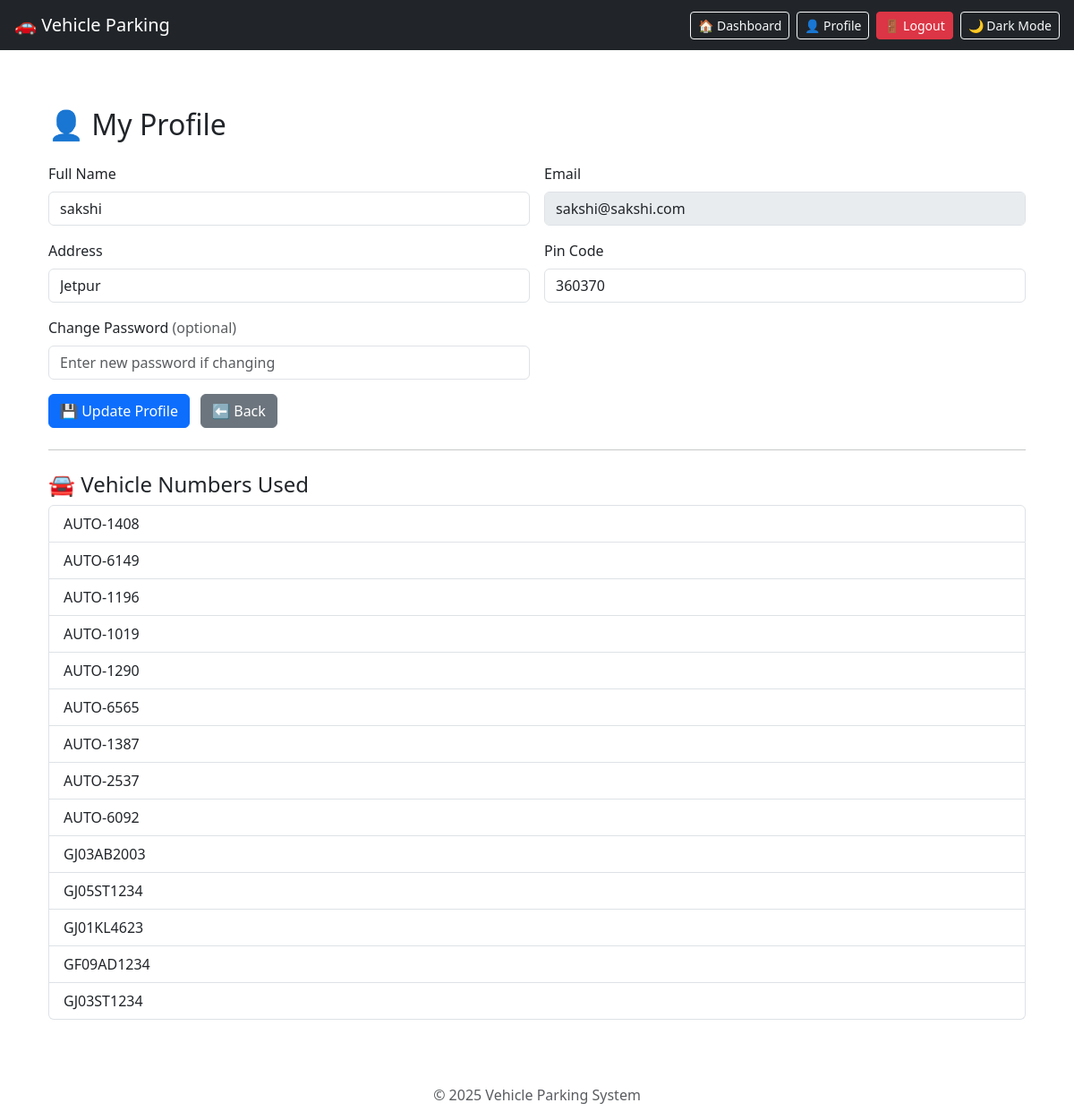
Screenshot of /profile (signed in) with the database file from the repository.
### tables this page shows
CREATE TABLE users (
            id INTEGER PRIMARY KEY AUTOINCREMENT,
            email TEXT UNIQUE NOT NULL,
            password TEXT NOT NULL,
            full_name TEXT NOT NULL,
            address TEXT,
            pin_code TEXT,
            role TEXT DEFAULT 'user'
        );

### app.py (the view, shortened to what this page needs)
@app.route('/profile', methods=['GET', 'POST'])
def profile():
    if 'id' not in session:
        return redirect(url_for('login'))
    conn = get_db_connection()
    user = conn.execute('SELECT * FROM users WHERE id = ?', (session['id'],)).fetchone()
    vehicles = conn.execute(
        'SELECT DISTINCT vehicle_number FROM parking_history WHERE user_id = ?',
        (session['id'],)
    ).fetchall()
    conn.close()
    return render_template('profile.html', user=user, vehicles=vehicles)

### app.py (called while the page is built)
def get_db_connection():
    conn = sqlite3.connect(DATABASE)
    conn.row_factory = sqlite3.Row
    return conn

### templates/profile.html (shortened to what this page needs)
{% extends "base.html" %}
{% block content %}
<div class="container mt-4">
  <h2 class="mb-4">👤 My Profile</h2>
  <form method="POST" class="row g-3">
    <div class="col-md-6">
      <label class="form-label">Full Name</label>
      <input type="text" name="full_name" class="form-control" value="{{ user.full_name }}" required>
    </div>
    <div class="col-md-6">
      <label class="form-label">Email</label>
      <input type="email" class="form-control" value="{{ user.email }}" disabled>
    </div>
    <div class="col-md-6">
      <label class="form-label">Address</label>
      <input type="text" name="address" class="form-control" value="{{ user.address }}">
    </div>
    <div class="col-md-6">
      <label class="form-label">Pin Code</label>
      <input type="text" name="pin_code" class="form-control" value="{{ user.pin_code }}">
    </div>
    <div class="col-md-6">
      <label class="form-label">Change Password <span class="text-muted">(optional)</span></label>
      <input type="password" name="password" class="form-control" placeholder="Enter new password if changing">
    </div>
    <div class="col-12">
      <button type="submit" class="btn btn-primary">💾 Update Profile</button>
      <a href="{{ url_for('user_dashboard') }}" class="btn btn-secondary ms-2">⬅ Back</a>
    </div>
  </form>
  <hr class="my-4">
  <h4>🚘 Vehicle Numbers Used</h4>
  {% if vehicles %}
    <ul class="list-group mt-2">
      {% for v in vehicles %}
      <li class="list-group-item">{{ v.vehicle_number }}</li>
      {% endfor %}
    </ul>
  {% else %}
    <p class="text-muted">No vehicle usage history yet.</p>
  {% endif %}
</div>
{% endblock %}

### rows the page displays
users: full_name "sakshi", email "sakshi@sakshi.com", address "Jetpur", pin_code "360370"

### other values shown
{{ v.vehicle_number }} "AUTO-1408" "AUTO-6149" "AUTO-1196" "AUTO-1019" "AUTO-1290" "AUTO-6565" "AUTO-1387" "AUTO-2537" "AUTO-6092" "GJ03AB2003" "GJ05ST1234" "GJ01KL4623" "GF09AD1234" "GJ03ST1234"
